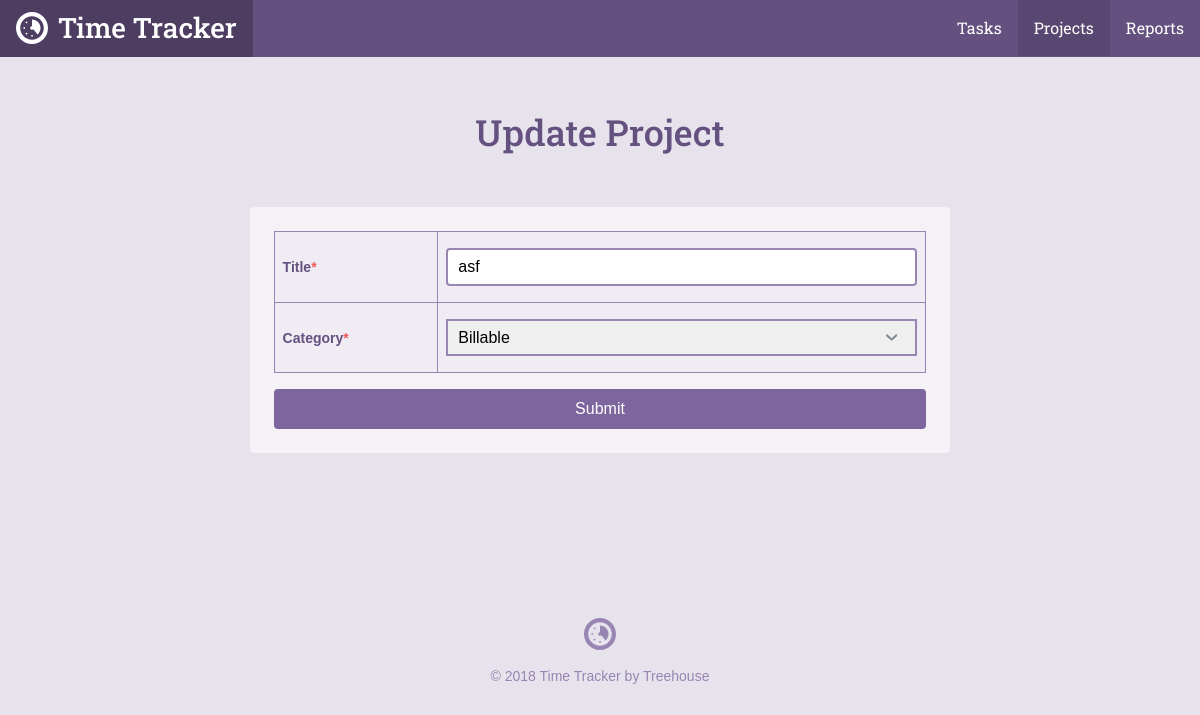
Page /project.php?id=6 on the earlier database version.
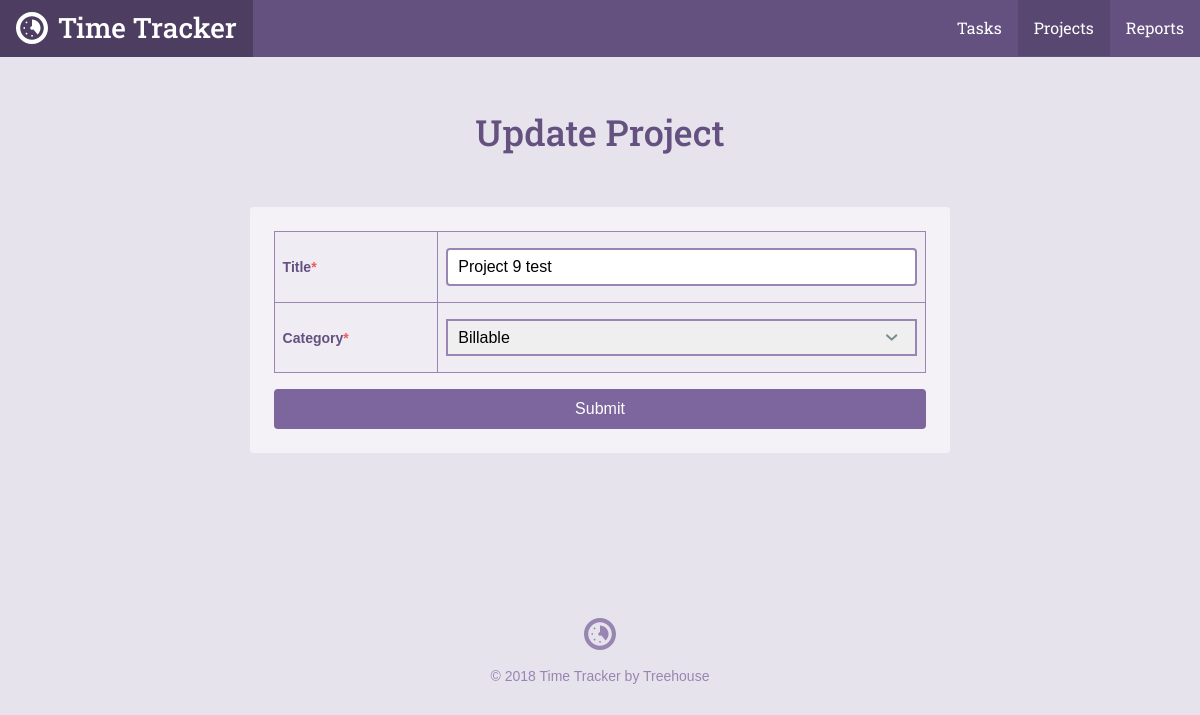
Same page on the later database version.
### tables this page shows
CREATE TABLE `projects` (
	`project_id`	INTEGER PRIMARY KEY AUTOINCREMENT,
	`title`	TEXT NOT NULL,
	`category`	TEXT NOT NULL
);

### inc/functions.php (called while the page is built, shortened)
<?php
function getProject($projectId)
{
    include "connection.php";
    try {
        $query = 'SELECT project_id, title, category FROM projects';
        $where = " WHERE project_id = ?";
        $result = $db->prepare($query.$where);
        $result->bindValue(1, $projectId, PDO::PARAM_INT);
        $result->execute();
    } catch (Exception $e) {
        echo "Error: ".$e->getMessage()."<br/>";
        return [];
    }
    return $result->fetch();
}

### project.php (the view, shortened to what this page needs)
<?php
require 'inc/functions.php';
$title = $category = '';
if (isset($_GET['id'])) {
    list($projectId, $title, $category) = getProject(filter_input(INPUT_GET, 'id', FILTER_SANITIZE_NUMBER_INT));
}
include 'inc/header.php';
?>
<div class="section page">
    <div class="col-container page-container">
        <div class="col col-70-md col-60-lg col-center">
            <h1 class="actions-header">
                <?php if (empty($projectId)) {
                    echo "Add ";
                } else {
                    echo "Update ";
                }
                ?>Project</h1>
            <form class="form-container form-add" method="post" action="project.php">
                <table>
                    <tr>
                        <th><label for="title">Title<span class="required">*</span></label></th>
                        <td><input type="text" id="title" name="title" value="<?php echo $title;?>" /></td>
                    </tr>
                    <tr>
                        <th><label for="category">Category<span class="required">*</span></label></th>
                        <td><select id="category" name="category">
                                <option value="Billable"<?php
                                    if ($category  === 'Billable') {
                                        echo " selected";
                                    }
                                    ?>>Billable</option>
                        </select></td>
                    </tr>
                </table>
                <input class="button button--primary button--topic-php" type="submit" value="Submit" />
            </form>
        </div>
    </div>
</div>
<?php include "inc/footer.php"; ?>

Differences in the rows shown:
changed projects "Billable": title "asf" → "Project 9 test"
